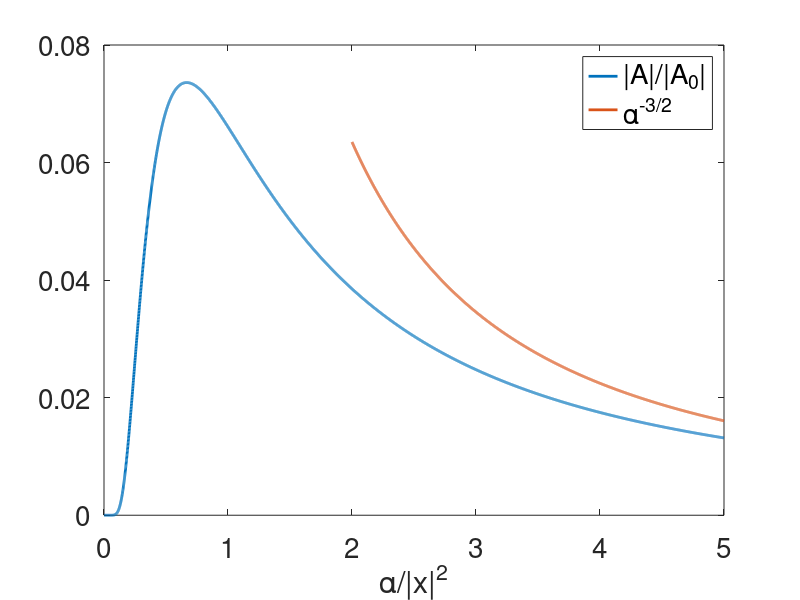

Write the MATLAB code that produced this figure.
alphas = [0.001:.001:5];
alphas2 = [2:.001:5];
function ret = potential(alpha)
  ret = power(alpha*pi, -1.5) * exp(-1/alpha);
endfunction

a = arrayfun(@(x) potential(x), alphas);
asym = arrayfun(@(x) power(x*pi,-1.5), alphas2);

plot(alphas, a, 'LineWidth', 2, alphas2, asym, 'LineWidth', 2);
xlabel('\alpha/|x|^2');
h = legend('|A|/|A_0|', '\alpha^{-3/2}');
set(gca, 'fontsize', 20);
set(h, "fontsize", 20);
